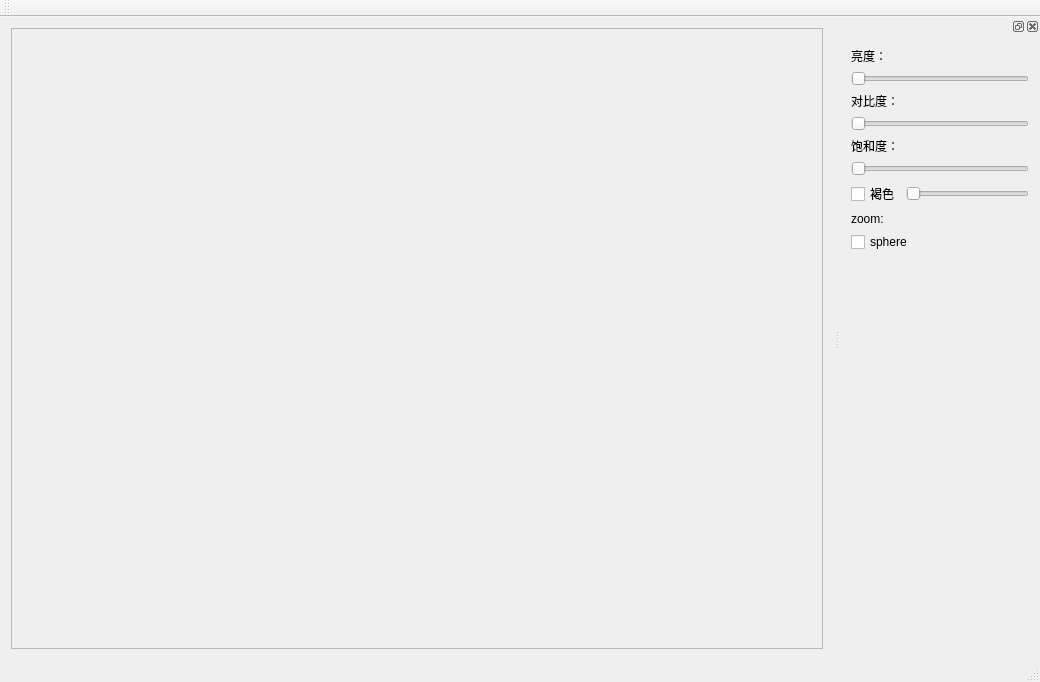
<?xml version="1.0" encoding="UTF-8"?>
<ui version="4.0">
 <class>MainWindow</class>
 <widget class="QMainWindow" name="MainWindow">
  <property name="geometry">
   <rect>
    <x>0</x>
    <y>0</y>
    <width>1040</width>
    <height>682</height>
   </rect>
  </property>
  <property name="windowTitle">
   <string>MainWindow</string>
  </property>
  <widget class="QWidget" name="centralWidget">
   <layout class="QGridLayout" name="gridLayout_2">
    <item row="0" column="0">
     <widget class="QScrollArea" name="scrollArea">
      <property name="sizePolicy">
       <sizepolicy hsizetype="Preferred" vsizetype="Preferred">
        <horstretch>0</horstretch>
        <verstretch>0</verstretch>
       </sizepolicy>
      </property>
      <property name="minimumSize">
       <size>
        <width>0</width>
        <height>0</height>
       </size>
      </property>
      <property name="maximumSize">
       <size>
        <width>16777215</width>
        <height>16777215</height>
       </size>
      </property>
      <property name="widgetResizable">
       <bool>true</bool>
      </property>
      <widget class="QWidget" name="scrollAreaWidgetContents">
       <property name="geometry">
        <rect>
         <x>0</x>
         <y>0</y>
         <width>819</width>
         <height>605</height>
        </rect>
       </property>
      </widget>
     </widget>
    </item>
   </layout>
  </widget>
  <widget class="QMenuBar" name="menuBar">
   <property name="geometry">
    <rect>
     <x>0</x>
     <y>0</y>
     <width>1040</width>
     <height>23</height>
    </rect>
   </property>
  </widget>
  <widget class="QToolBar" name="mainToolBar">
   <attribute name="toolBarArea">
    <enum>TopToolBarArea</enum>
   </attribute>
   <attribute name="toolBarBreak">
    <bool>false</bool>
   </attribute>
  </widget>
  <widget class="QStatusBar" name="statusBar"/>
  <widget class="QDockWidget" name="dockWidget">
   <property name="minimumSize">
    <size>
     <width>200</width>
     <height>625</height>
    </size>
   </property>
   <attribute name="dockWidgetArea">
    <number>2</number>
   </attribute>
   <widget class="QWidget" name="dockWidgetContents_2">
    <layout class="QVBoxLayout" name="verticalLayout_6">
     <item>
      <layout class="QVBoxLayout" name="verticalLayout_3">
       <item>
        <layout class="QVBoxLayout" name="verticalLayout">
         <item>
          <widget class="QLabel" name="label">
           <property name="text">
            <string>亮度：</string>
           </property>
          </widget>
         </item>
         <item>
          <widget class="QSlider" name="brightness_Slider">
           <property name="orientation">
            <enum>Qt::Horizontal</enum>
           </property>
          </widget>
         </item>
        </layout>
       </item>
       <item>
        <layout class="QVBoxLayout" name="verticalLayout_2">
         <item>
          <widget class="QLabel" name="label_2">
           <property name="text">
            <string>对比度：</string>
           </property>
          </widget>
         </item>
         <item>
          <widget class="QSlider" name="contrast_Slider">
           <property name="orientation">
            <enum>Qt::Horizontal</enum>
           </property>
          </widget>
         </item>
        </layout>
       </item>
       <item>
        <layout class="QVBoxLayout" name="verticalLayout_4">
         <item>
          <widget class="QLabel" name="label_3">
           <property name="text">
            <string>饱和度：</string>
           </property>
          </widget>
         </item>
         <item>
          <widget class="QSlider" name="saturation_Slider">
           <property name="orientation">
            <enum>Qt::Horizontal</enum>
           </property>
          </widget>
         </item>
        </layout>
       </item>
       <item>
        <layout class="QHBoxLayout" name="horizontalLayout">
         <item>
          <widget class="QCheckBox" name="isSepia_checkBox">
           <property name="text">
            <string>褐色</string>
           </property>
          </widget>
         </item>
         <item>
          <widget class="QSlider" name="sepia_Slider">
           <property name="orientation">
            <enum>Qt::Horizontal</enum>
           </property>
          </widget>
         </item>
        </layout>
       </item>
      </layout>
     </item>
     <item>
      <layout class="QHBoxLayout" name="horizontalLayout_2">
       <item>
        <widget class="QLabel" name="label_4">
         <property name="text">
          <string>zoom:</string>
         </property>
        </widget>
       </item>
       <item>
        <widget class="QLabel" name="zoom_label">
         <property name="text">
          <string/>
         </property>
        </widget>
       </item>
      </layout>
     </item>
     <item>
      <widget class="QCheckBox" name="sphere_checkBox">
       <property name="text">
        <string>sphere</string>
       </property>
      </widget>
     </item>
     <item>
      <spacer name="verticalSpacer">
       <property name="orientation">
        <enum>Qt::Vertical</enum>
       </property>
       <property name="sizeHint" stdset="0">
        <size>
         <width>20</width>
         <height>40</height>
        </size>
       </property>
      </spacer>
     </item>
    </layout>
   </widget>
  </widget>
 </widget>
 <layoutdefault spacing="6" margin="11"/>
 <resources/>
 <connections/>
</ui>
